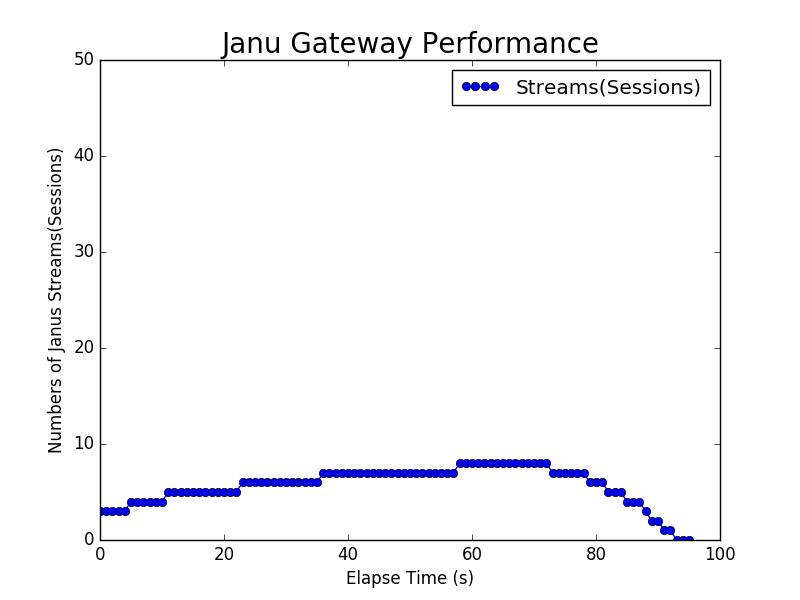

Write Python code to recreate this figure.
import csv
from matplotlib import pylab as pl
import numpy as np
from matplotlib.legend_handler import HandlerLine2D
import matplotlib.lines as mlines

csv = np.genfromtxt ('./test/test_stream.csv', delimiter=",")
time = csv[:,0]
rec = csv[:,1]

x=time[0:100]
y1=rec[0:100]
c1="Concurrency="+str(csv[1])


line1, = pl.plot(x,y1 ,marker='o', label="Streams(Sessions)")
pl.legend(handler_map={line1: HandlerLine2D(numpoints=4)})


pl.xlim([0, 100])
pl.ylim([0, 50])
pl.title("Janu Gateway Performance", fontsize = 20)
pl.xlabel("Elapse Time (s)")
pl.ylabel("Numbers of Janus Streams(Sessions)")
pl.savefig("stream.png")
pl.show()